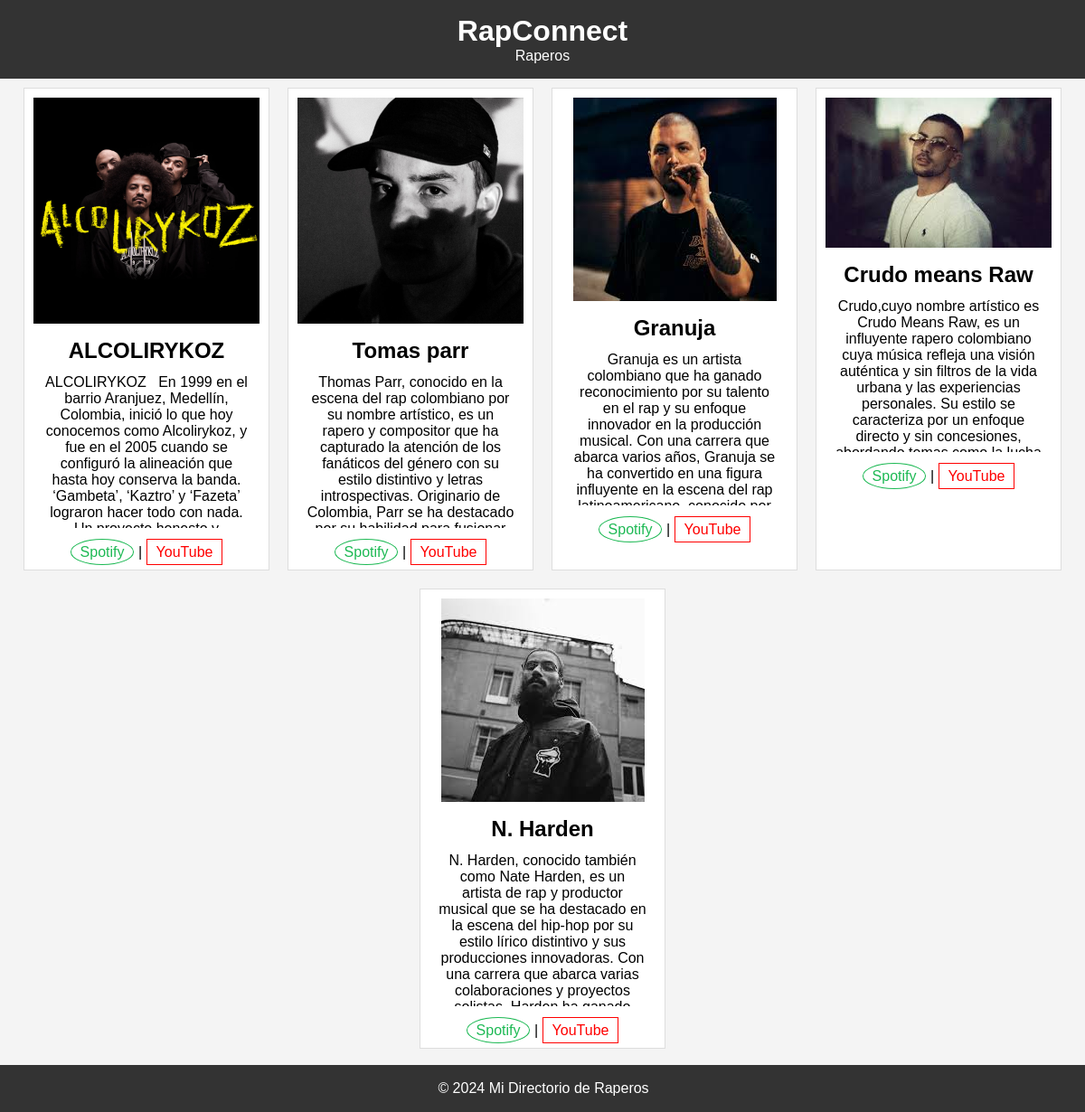
The page / on the database its author committed.
### tables this page shows
CREATE TABLE `raperos` (
  `id` int(11) NOT NULL,
  `nombre` varchar(250) NOT NULL,
  `descripcion` text NOT NULL,
  `image` varchar(250) NOT NULL,
  `spotify` varchar(250) NOT NULL,
  `youtube` varchar(250) NOT NULL
);

### index.php (the view, shortened to what this page needs)
<!DOCTYPE html>
<html lang="es">
<head>
    <link rel="stylesheet" href="css/style.css">
</head>
<body>
    <?php include 'includes/header.php'; ?>
    <div class="rapper-list">
        <?php
        include 'conexion.php';
        $sql = "SELECT * FROM raperos";
        $result = $conn->query($sql);
        if ($result->num_rows > 0) {
            while ($row = $result->fetch_assoc()) {
                echo '<div class="rapper">';
                if (!empty($row['image']) && file_exists('images/' . $row['image'])) {
                    echo '<img src="images/' . htmlspecialchars($row['image']) . '" alt="' . htmlspecialchars($row['nombre']) . '">';
                } else {
                    echo '<img src="images/default.jpg" alt="Imagen no disponible">';
                }
                echo '<h2>' . htmlspecialchars($row['nombre']) . '</h2>';
                echo '<div class="description">' . htmlspecialchars($row['descripcion']) . '</div>';
                echo '<br>';
                echo '<a class="spotify" href="' . htmlspecialchars($row['spotify']) . '" target="_blank">Spotify</a> | ';
                echo '<a class="youtube" href="' . htmlspecialchars($row['youtube']) . '" target="_blank">YouTube</a>';
                echo '</div>';
            }
        } else {
            echo "No se encontraron raperos.";
        }
        ?>
    </div>
    <?php include 'includes/footer.php'; ?>
</body>
</html>

### includes/header.php
<header>
    <a href="/RapConnect/index.php"><h1>RapConnect</h1></a>
    <a href="seleccion_formulario.php">Raperos</a>
</header>

### includes/footer.php
<footer>
    <p>&copy; 2024 Mi Directorio de Raperos</p>
</footer>

### css/style.css (style rules this page uses)
body { font-family: Arial, sans-serif; margin: 0; padding: 0; background-color: #f4f4f4; }
header { background-color: #333; color: white; text-align: center; padding: 1em 0; }
header a { text-decoration: none; color: inherit; }
header a h1 { margin: 0; color: inherit; }
footer { background-color: #333; color: white; text-align: center; padding: 1px; position: fixed; bottom: 0; width: 100%; }
h1 { text-align: center; margin-top: 20px; }
.rapper-list { display: flex; flex-wrap: wrap; justify-content: center; padding-bottom: 60px; }
.rapper { background-color: white; border: 1px solid #ddd; margin: 10px; padding: 10px; width: 250px; text-align: center; overflow: hidden; }
.rapper .description { max-height: 170px; overflow-y: auto; padding: 0 10px; }
.rapper img { max-width: 100%; height: auto; }
.rapper h2 { font-size: 1.5em; margin: 0.5em 0; }
.rapper a { text-decoration: none; padding: 5px 10px; }
.rapper a.spotify { color: #1DB954; border: 1px solid #1DB954; border-radius: 50%; }
.rapper a.youtube { color: #FF0000; border: 1px solid #FF0000; }

### rows shown on the page
raperos: image (picture), nombre "ALCOLIRYKOZ", descripcion "ALCOLIRYKOZ En 1999 en el barrio Aranjuez, Medellín, Colombia, inició lo que hoy conocemos como Alcolirykoz, y fue en el 2005 cuando se configuró la alineación que hasta hoy conserva la banda. ‘Gambeta’, ‘Kaztro’ y ‘Fazeta’ lograron hacer todo con nada.…"
raperos: image (picture), nombre "Tomas parr", descripcion "Thomas Parr, conocido en la escena del rap colombiano por su nombre artístico, es un rapero y compositor que ha capturado la atención de los fanáticos del género con su estilo distintivo y letras introspectivas. Originario de Colombia, Parr se ha destacado…"
raperos: image (picture), nombre "Granuja", descripcion "Granuja es un artista colombiano que ha ganado reconocimiento por su talento en el rap y su enfoque innovador en la producción musical. Con una carrera que abarca varios años, Granuja se ha convertido en una figura influyente en la escena del rap…"
raperos: image (picture), nombre "Crudo means Raw", descripcion "Crudo,cuyo nombre artístico es Crudo Means Raw, es un influyente rapero colombiano cuya música refleja una visión auténtica y sin filtros de la vida urbana y las experiencias personales. Su estilo se caracteriza por un enfoque directo y sin concesiones,…"
raperos: image (picture), nombre "N. Harden", descripcion "N. Harden, conocido también como Nate Harden, es un artista de rap y productor musical que se ha destacado en la escena del hip-hop por su estilo lírico distintivo y sus producciones innovadoras. Con una carrera que abarca varias colaboraciones y proyectos…"
